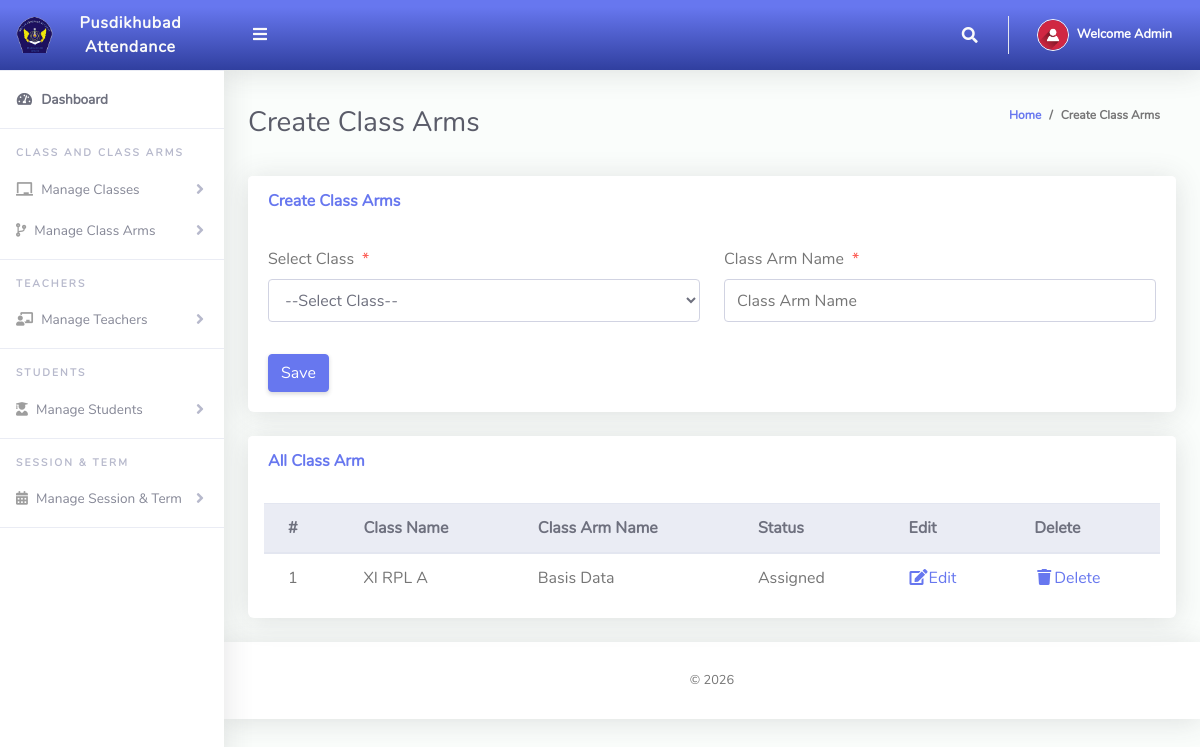
/Admin/createClassArms.php (signed in), run on the app's committed database.
### tables this page shows
CREATE TABLE `tblclassarms` (
  `Id` int(10) NOT NULL,
  `classId` varchar(10) NOT NULL,
  `classArmName` varchar(255) NOT NULL,
  `isAssigned` varchar(10) NOT NULL
);

CREATE TABLE `tblclass` (
  `Id` int(10) NOT NULL,
  `className` varchar(255) NOT NULL
);

### Admin/createClassArms.php (the view, shortened to what this page needs)
<?php
include '../Includes/dbcon.php';
?>
<!DOCTYPE html>
<html lang="en">
<head>
  <link href="../vendor/fontawesome-free/css/all.min.css" rel="stylesheet" type="text/css">
  <link href="../vendor/bootstrap/css/bootstrap.min.css" rel="stylesheet" type="text/css">
  <link href="css/ruang-admin.min.css" rel="stylesheet">
</head>
<body id="page-top">
  <div id="wrapper">
      <?php include "Includes/sidebar.php";?>
    <div id="content-wrapper" class="d-flex flex-column">
      <div id="content">
       <?php include "Includes/topbar.php";?>
        <div class="container-fluid" id="container-wrapper">
          <div class="d-sm-flex align-items-center justify-content-between mb-4">
            <h1 class="h3 mb-0 text-gray-800">Create Class Arms</h1>
            <ol class="breadcrumb">
              <li class="breadcrumb-item"><a href="./">Home</a></li>
              <li class="breadcrumb-item active" aria-current="page">Create Class Arms</li>
            </ol>
          </div>
          <div class="row">
            <div class="col-lg-12">
              <div class="card mb-4">
                <div class="card-header py-3 d-flex flex-row align-items-center justify-content-between">
                  <h6 class="m-0 font-weight-bold text-primary">Create Class Arms</h6>
                </div>
                <div class="card-body">
                  <form method="post">
                    <div class="form-group row mb-3">
                        <div class="col-xl-6">
                        <label class="form-control-label">Select Class<span class="text-danger ml-2">*</span></label>
                         <?php
                        $qry= "SELECT * FROM tblclass ORDER BY className ASC";
                        $result = $conn->query($qry);
                        $num = $result->num_rows;
                        if ($num > 0){
                          echo ' <select required name="classId" class="form-control mb-3">';
                          echo'<option value="">--Select Class--</option>';
                                  echo '</select>';
                              }
                            ?>
                        </div>
                        <div class="col-xl-6">
                        <label class="form-control-label">Class Arm Name<span class="text-danger ml-2">*</span></label>
                      <input type="text" class="form-control" name="classArmName" value="<?php echo $row['classArmName'];?>" id="exampleInputFirstName" placeholder="Class Arm Name">
                        </div>
                    </div>
                      <?php
                    if (isset($Id))
                    {
                    ?>
                    <button type="submit" name="update" class="btn btn-warning">Update</button>
                    &nbsp;&nbsp;&nbsp;&nbsp;&nbsp;&nbsp;&nbsp;&nbsp;&nbsp;&nbsp;
                    <?php
                    } else {
                    ?>
                    <button type="submit" name="save" class="btn btn-primary">Save</button>
                    <?php
                    }
                    ?>
                  </form>
                </div>
              </div>
                 <div class="row">
              <div class="col-lg-12">
              <div class="card mb-4">
                <div class="card-header py-3 d-flex flex-row align-items-center justify-content-between">
                  <h6 class="m-0 font-weight-bold text-primary">All Class Arm</h6>
                </div>
                <div class="table-responsive p-3">
                  <table class="table align-items-center table-flush table-hover" id="dataTableHover">
                    <thead class="thead-light">
                      <tr>
                        <th>#</th>
                        <th>Class Name</th>
                        <th>Class Arm Name</th>
                         <th>Status</th>
                        <th>Edit</th>
                        <th>Delete</th>
                      </tr>
                    </thead>
                    <tbody>
                  <?php
                      $query = "SELECT tblclassarms.Id,tblclassarms.isAssigned,tblclass.className,tblclassarms.classArmName
                      FROM tblclassarms
                      INNER JOIN tblclass ON tblclass.Id = tblclassarms.classId";
                      $rs = $conn->query($query);
                      $num = $rs->num_rows;
                      $sn=0;
                      $status="";
                      if($num > 0)
                      {
                        while ($rows = $rs->fetch_assoc())
                          {
                              if($rows['isAssigned'] == '1'){$status = "Assigned";}else{$status = "UnAssigned";}
                             $sn = $sn + 1;
                            echo"
                              <tr>
                                <td>".$sn."</td>
                                <td>".$rows['className']."</td>
                                <td>".$rows['classArmName']."</td>
                                <td>".$status."</td>
                                <td><a href='?action=edit&Id=".$rows['Id']."'><i class='fas fa-fw fa-edit'></i>Edit</a></td>
                                <td><a href='?action=delete&Id=".$rows['Id']."'><i class='fas fa-fw fa-trash'></i>Delete</a></td>
                              </tr>";
                          }
                      }
                      else
                      {
                           echo
                           "<div class='alert alert-danger' role='alert'>
                            No Record Found!
                            </div>";
                      }
                      ?>
                    </tbody>
                  </table>
                </div>
              </div>
            </div>
            </div>
          </div>
        </div>
      </div>
       <?php include "Includes/footer.php";?>
    </div>
  </div>
</body>
</html>

### Admin/Includes/topbar.php (shortened to what this page needs)
<?php
  $query = "SELECT * FROM tbladmin WHERE Id = ".$_SESSION['userId']."";
  $rs = $conn->query($query);
  $rows = $rs->fetch_assoc();
  $fullName = $rows['firstName']." ".$rows['lastName'];
?>
<nav class="navbar navbar-expand navbar-light bg-gradient-primary topbar mb-4 static-top">
          <button id="sidebarToggleTop" class="btn btn-link rounded-circle mr-3">
            <i class="fa fa-bars"></i>
          </button>
          <ul class="navbar-nav ml-auto">
            <li class="nav-item dropdown no-arrow">
              <a class="nav-link dropdown-toggle" href="#" id="searchDropdown" role="button" data-toggle="dropdown"
                aria-haspopup="true" aria-expanded="false">
                <i class="fas fa-search fa-fw"></i>
              </a>
            </li>
            <li class="nav-item dropdown no-arrow">
              <a class="nav-link dropdown-toggle" href="#" id="userDropdown" role="button" data-toggle="dropdown"
                aria-haspopup="true" aria-expanded="false">
                <img class="img-profile rounded-circle" src="img/user-icn.png" style="max-width: 60px">
                <span class="ml-2 d-none d-lg-inline text-white small"><b>Welcome <?php echo $fullName;?></b></span>
              </a>
            </li>
          </ul>
        </nav>

### data on the page
tblclassarms: classId.className "XI RPL A", classArmName "Basis Data", isAssigned "Assigned"

### other printed values
$fullName "Admin"
